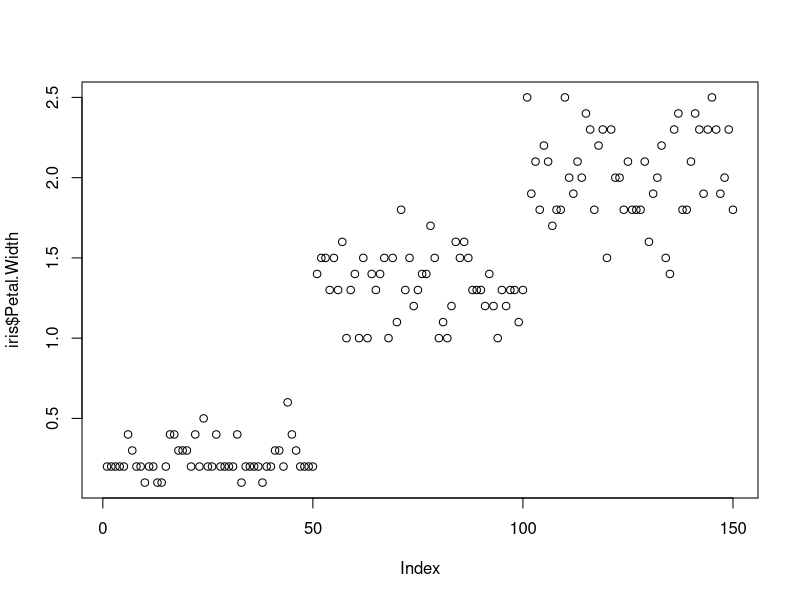
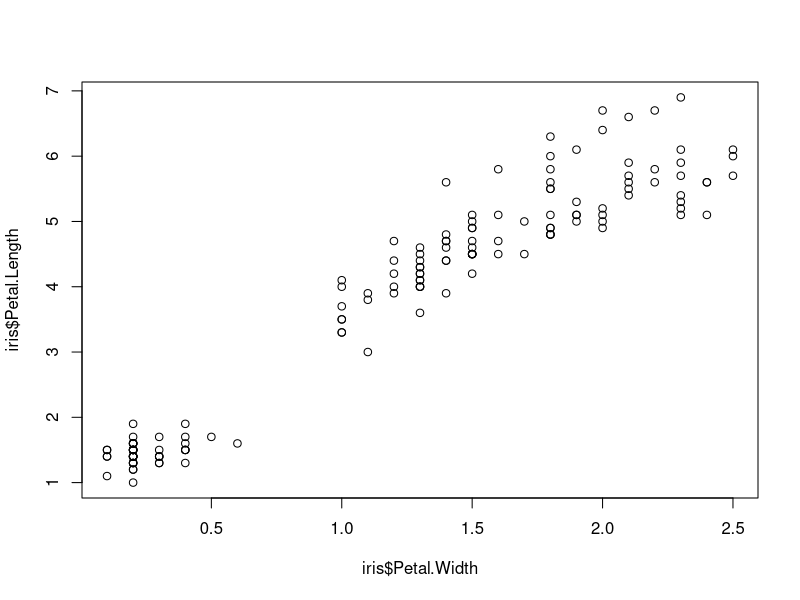
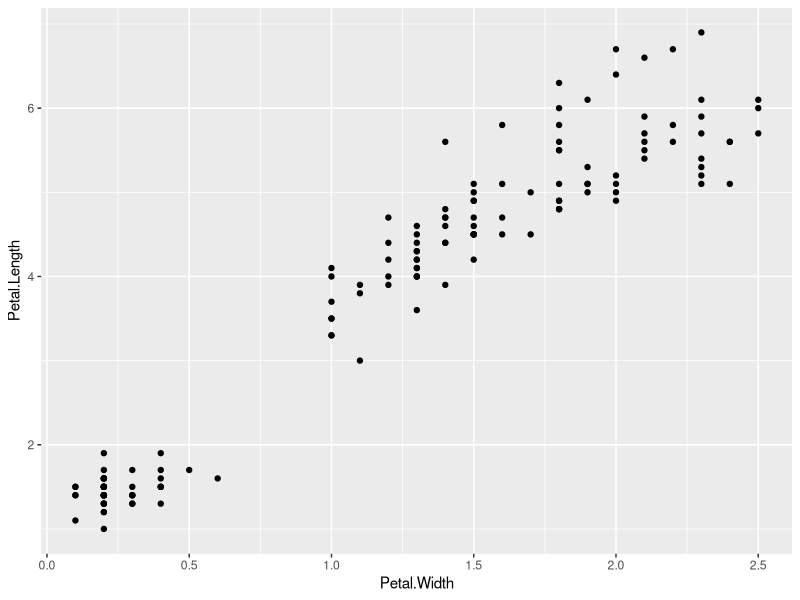
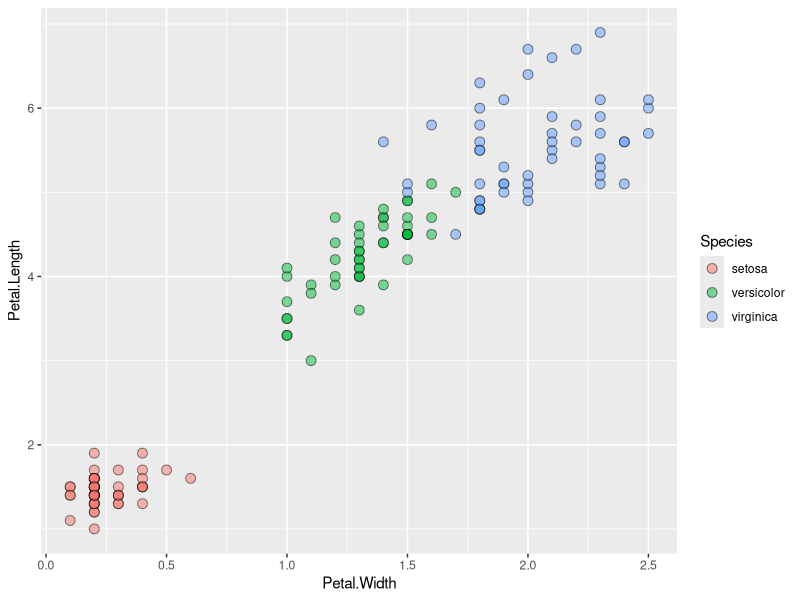
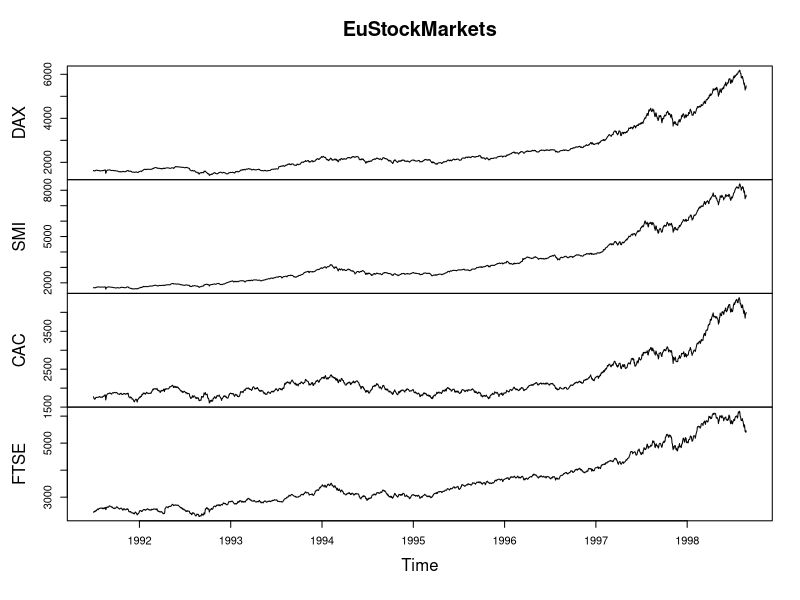
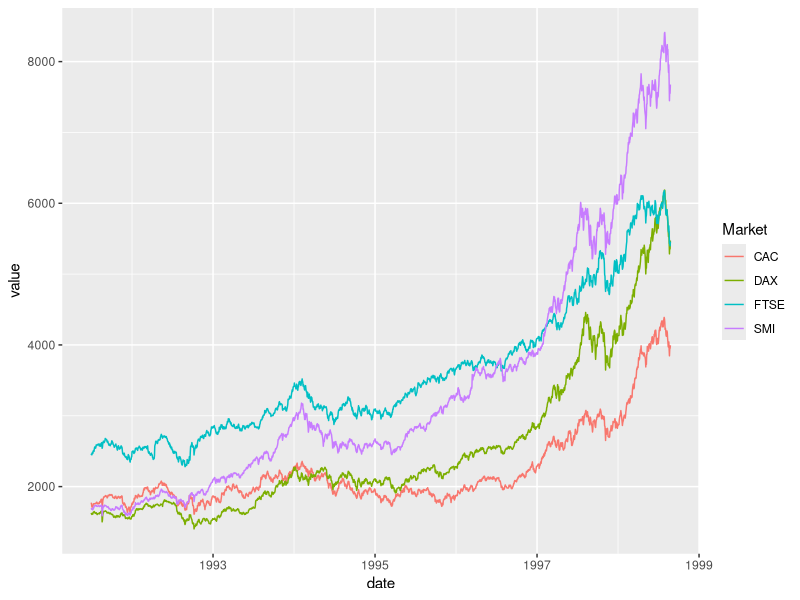
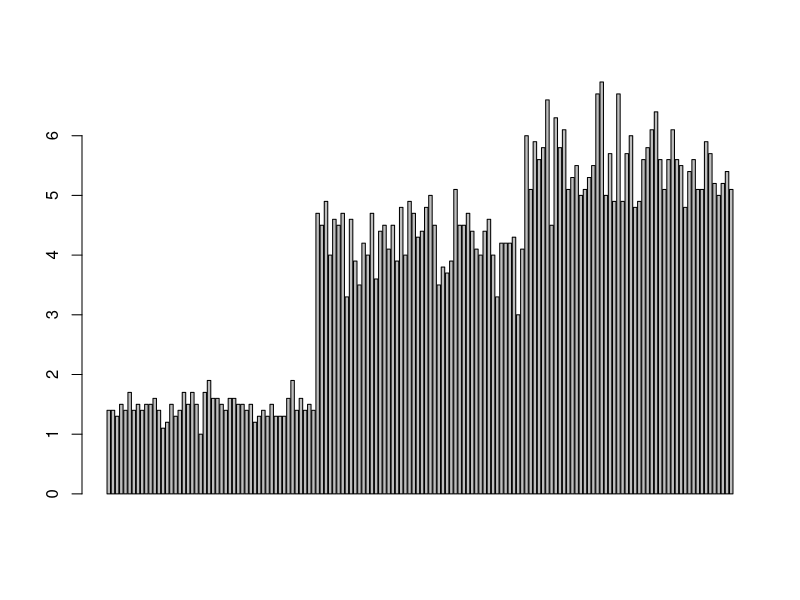
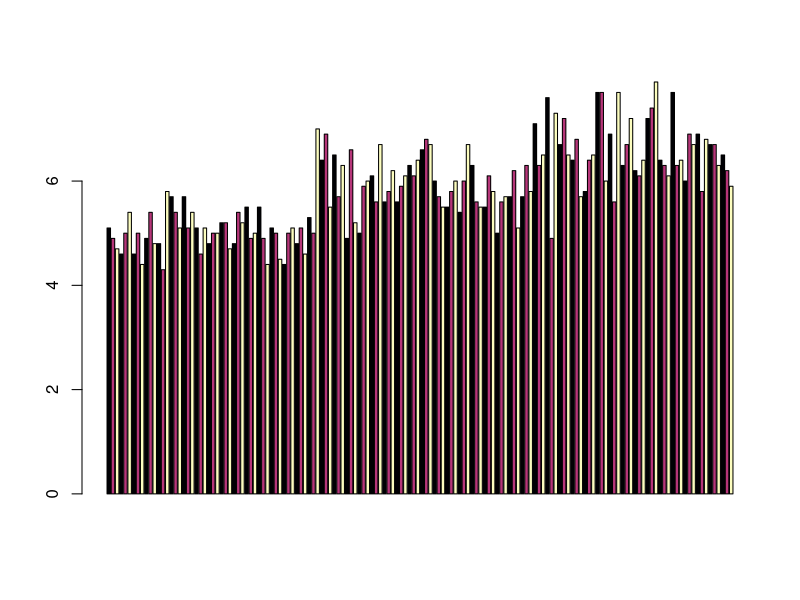

Write the R code that produced these figures, in order.
## ---- chunk 1

suppressPackageStartupMessages(library(ggplot2))
plot(x=iris$Petal.Width) # single variable
plot(x=iris$Petal.Width, y=iris$Petal.Length) # multiple variables
ggplot() + geom_point(data=iris, aes(x=Petal.Width, y=Petal.Length))
ggplot() + geom_point(data=iris, aes(x=Petal.Width, y=Petal.Length, fill=Species), pch=21, size=3, alpha=0.5)

## ---- chunk 2
plot(EuStockMarkets)

suppressPackageStartupMessages(library(tidyverse))
EuStockMarkets_df <- data.frame(as.matrix(EuStockMarkets), date=as.numeric(time(EuStockMarkets)))
EuStockMarkets_long <- gather(data = EuStockMarkets_df, key = "Market", value="value", 1:4)
ggplot() + geom_line(data=EuStockMarkets_long, aes(x=date, y=value, color=Market))

## ---- chunk 3

# code adpated from https://www.analyticsvidhya.com/blog/2015/07/guide-data-visualization-r/
suppressPackageStartupMessages(library(viridis))
barplot(iris$Petal.Length)
barplot(iris$Sepal.Length,col  = viridis(3, option = "A")) 
barplot(table(iris$Species,iris$Sepal.Length),col  = viridis(3, option = "A")) 
## ---- chunk 4

suppressPackageStartupMessages({
  library(hexbin);
  library(viridis);
  library(ggplot2)
})

a=hexbin(diamonds$price,diamonds$carat,xbins=40)
plot(a)

ggplot() + geom_hex(data=diamonds, aes(x=price, y=carat), bins=40) + 
  scale_fill_viridis()

